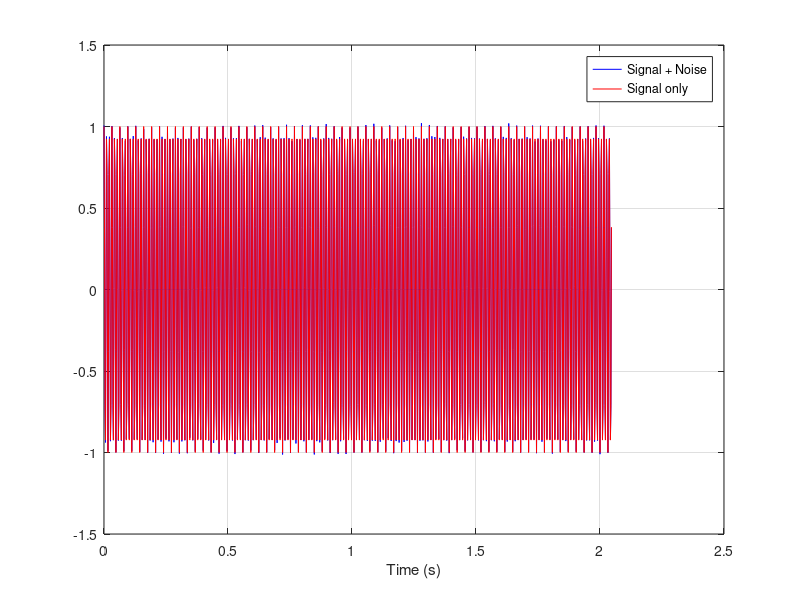
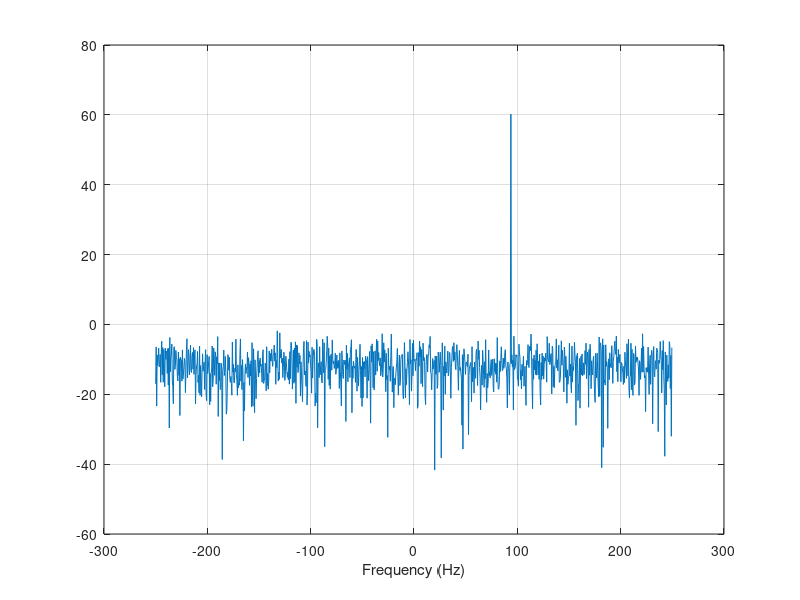
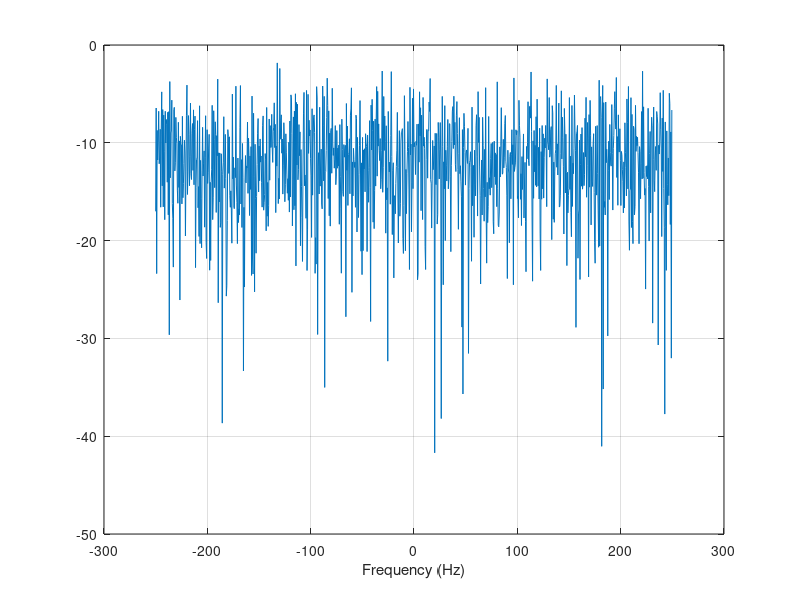

These charts were generated, in order, by the following MATLAB code:

% Signal to noise ratio
clear all;
close all;

% User input parameters
N = 1024;
fs = 500;
f = 93.75;  % Corresponds exactly to a frequency bin 
            % Explore what happens when f is not aligned to a frequency bin
SNR_dB = 40; 
A_n = 10^(-SNR_dB/20);  

% Compute signal and noise in the time-domain 
t = (0:1:(N-1))*1/fs;
Signal = exp(1i*2*pi*f*t);
Noise = A_n*(normrnd(0,1,1,N) + 1i*normrnd(0,1,1,N))*1/sqrt(2); % 1/sqrt(2) used to normalise the noise power to one 
SignalPlusNoise = Signal + Noise; 

% Verification - Estimate the SNR in the time-domain 
Estimate_SNR_TimeDomain = 10*log10(var(Signal)/var(Noise));
disp(['User set SNR =  ', num2str(SNR_dB), ' dB' ])
disp(['Estimate of SNR in the time domain =  ', num2str(Estimate_SNR_TimeDomain), ' dB' ])


% ------------------------------------------
% Plot signal in the time domain 
figure; plot(t, real(SignalPlusNoise), '-b');
hold on;
plot(t, real(Signal), '-r');
xlabel('Time (s)');
legend('Signal + Noise', 'Signal only');
grid on;
% ------------------------------------------

FFT_SignalOnly = fft(Signal);
FFT_SignalPlusNoise = fft(SignalPlusNoise);
FFT_Noise = fft(Noise);

FrequencyAxis_Hz = (-N/2:1:(N/2-1))*fs/N;

% -----------------------------------------------------------------------------------
% Plot signal + noise in the frequency domain 
FFT_SignalPlus_Noise_dB = 20*log10(abs(fftshift(FFT_SignalPlusNoise)));

figure; plot(FrequencyAxis_Hz, FFT_SignalPlus_Noise_dB);
xlabel('Frequency (Hz)');
grid on;
% -----------------------------------------------------------------------------------

% -----------------------------------------------------------------------------------
% Plot noise in the frequency domain 
FFT_Noise_dB = 20*log10(abs(fftshift(FFT_Noise)));

figure; plot(FrequencyAxis_Hz, FFT_Noise_dB);
xlabel('Frequency (Hz)');
grid on;
% -------------------------------------------------------------------------------------------

% Verification - Estimate the SNR in the frequency domain 
Estimate_SNR_FreqDomain = 10*log10(var(FFT_SignalOnly)/var(FFT_Noise));
disp(['Estimate of SNR in the frequency domain =  ', num2str(Estimate_SNR_FreqDomain), ' dB' ])

% Nyasha to do: Estimate the SNR from SignalPlusNoise and Noise signals only 
% ----------------------------------------------------------------------------
SNR_dB = max(FFT_SignalPlus_Noise_dB) - 10*log10(var(FFT_Noise));
Adjusted_SNR_dB = SNR_dB - 10*log10(N); % Adjusting for the integration gain

disp(['Nyasha: Estimate of SNR in the frequency domain =  ', num2str(Adjusted_SNR_dB), ' dB' ])

% disp(['Estimate of max SNR in the frequency domain =  ', num2str(Estimate_MaxSNR_FreqDomain), ' dB' ])

